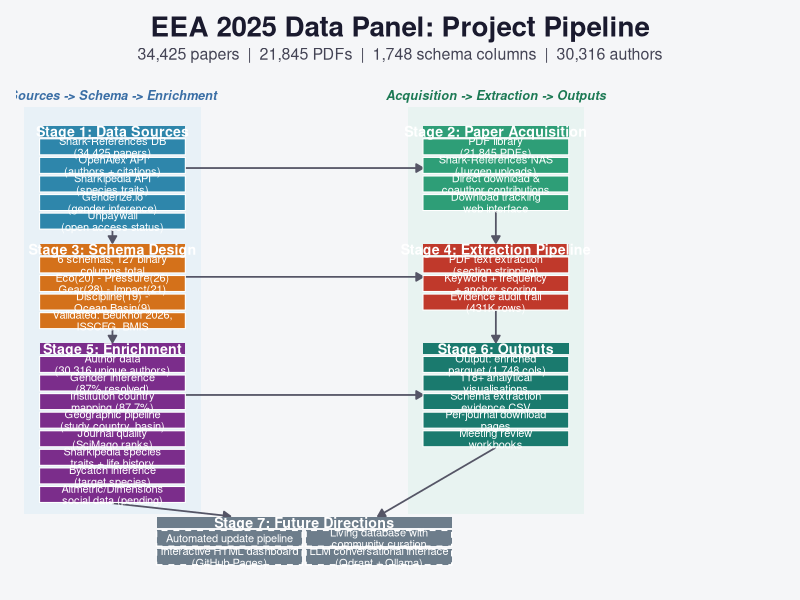
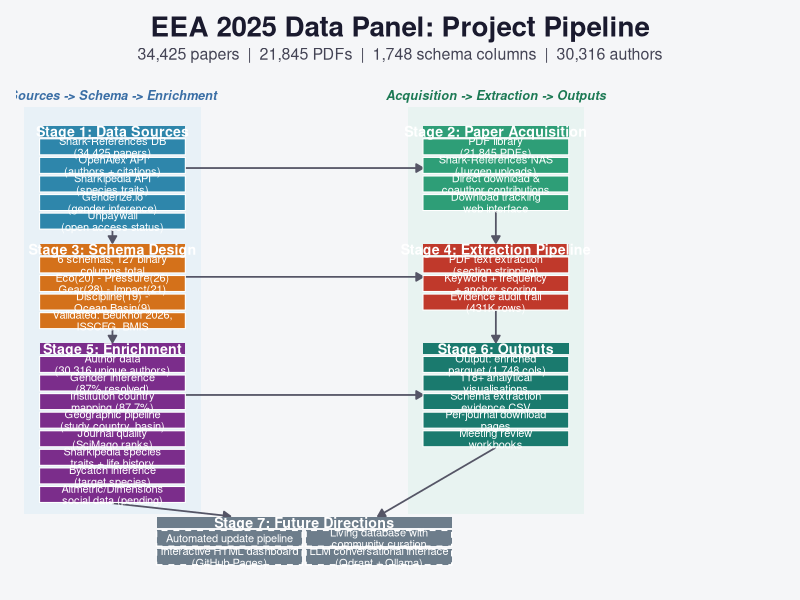

Source code (R) for these figures, in order:
## viz_pipeline_diagram.R
## EEA 2025 Data Panel — Project Pipeline Diagram
## Pure ggplot2 implementation using geom_rect, geom_segment, geom_text
## Output: outputs/figures/pipeline_diagram.{png,pdf}

library(ggplot2)

## -- Colour palette -----------------------------------------------------------
COL_SOURCE  <- "#2E86AB"   # blue       Stage 1: Data Sources
COL_ACQUIRE <- "#2E9E77"   # green      Stage 2: Paper Acquisition
COL_SCHEMA  <- "#D4711A"   # orange     Stage 3: Schema Design
COL_EXTRACT <- "#C0392B"   # red        Stage 4: Extraction Pipeline
COL_ENRICH  <- "#7B2D8B"   # purple     Stage 5: Enrichment
COL_OUTPUT  <- "#1A7A6E"   # teal       Stage 6: Outputs
COL_FUTURE  <- "#6D7D8B"   # slate-grey Stage 7: Future

COL_BG      <- "#F5F6F8"

## -- Layout constants ---------------------------------------------------------
BOX_W     <- 3.8   # box width
BOX_H     <- 0.60  # box height (each item)
BOX_VGAP  <- 0.10  # vertical gap between item boxes
HDR_H     <- 0.42  # stage header block height
STAGE_GAP <- 0.08  # gap between header bottom and first item (shrunk per tweak 4)
COL_GAP   <- 0.55  # space above stage N header (grown per tweak 4)

X_L <- 0.6          # left column x start
X_R <- 10.6         # right column x start
TOP <- 21.2         # y of top of Stage 1 & 2 header tops

## -- Helper: build item boxes for one stage -----------------------------------
make_boxes <- function(stage_id, x_left, y_hdr_top, items, fill_col) {
  n <- length(items)
  item_tops <- y_hdr_top - HDR_H - STAGE_GAP -
    (seq_len(n) - 1) * (BOX_H + BOX_VGAP)
  data.frame(
    stage = stage_id,
    label = items,
    xmin  = x_left,
    xmax  = x_left + BOX_W,
    ymin  = item_tops - BOX_H,
    ymax  = item_tops,
    xctr  = x_left + BOX_W / 2,
    yctr  = item_tops - BOX_H / 2,
    fill  = fill_col,
    stringsAsFactors = FALSE
  )
}

## Stage total height (header + items)
stage_total_h <- function(n_items) {
  HDR_H + STAGE_GAP + n_items * BOX_H + (n_items - 1) * BOX_VGAP
}

## -- Stage y_hdr_top values ---------------------------------------------------
N1 <- 5; N2 <- 4; N3 <- 4; N4 <- 3; N5 <- 8; N6 <- 5

yt1 <- TOP
yt2 <- TOP
yt3 <- yt1 - stage_total_h(N1) - COL_GAP
yt4 <- yt3                                  # Stage 4 aligned with Stage 3
yt5 <- yt3 - stage_total_h(N3) - COL_GAP
yt6 <- yt5                                  # Stage 6 aligned with Stage 5
## Stage 7 starts below the lower of stages 5 and 6
yt7 <- min(yt5 - stage_total_h(N5), yt6 - stage_total_h(N6)) - COL_GAP

## -- Stage 1: Data Sources ----------------------------------------------------
s1 <- make_boxes(1, X_L, yt1,
  c("Shark-References DB\n(34,425 papers)",
    "OpenAlex API\n(authors + citations)",
    "Sharkipedia API\n(species traits)",
    "Genderize.io\n(gender inference)",
    "Unpaywall\n(open access status)"),
  COL_SOURCE)

## -- Stage 2: Paper Acquisition -----------------------------------------------
s2 <- make_boxes(2, X_R, yt2,
  c("PDF library\n(21,845 PDFs)",
    "Shark-References NAS\n(Jurgen uploads)",
    "Direct download &\ncoauthor contributions",
    "Download tracking\nweb interface"),
  COL_ACQUIRE)

## -- Stage 3: Schema Design ---------------------------------------------------
s3 <- make_boxes(3, X_L, yt3,
  c("6 schemas, 127 binary\ncolumns total",
    "Eco(20) - Pressure(26)\nGear(28) - Impact(21)",
    "Discipline(19) -\nOcean Basin(9)",
    "Validated: Beukhof 2026,\nISSCFG, BMIS"),
  COL_SCHEMA)

## -- Stage 4: Extraction Pipeline (3 items, tweak 3) --------------------------
s4 <- make_boxes(4, X_R, yt4,
  c("PDF text extraction\n(section stripping)",
    "Keyword + frequency\n+ anchor scoring",
    "Evidence audit trail\n(431K rows)"),
  COL_EXTRACT)

## -- Stage 5: Enrichment (6 items, tweak 1 adds Altmetric) --------------------
s5 <- make_boxes(5, X_L, yt5,
  c("Author data\n(30,316 unique authors)",
    "Gender inference\n(87% resolved)",
    "Institution country\nmapping (87.7%)",
    "Geographic pipeline\n(study country, basin)",
    "Journal quality\n(SciMago ranks)",
    "Sharkipedia species\ntraits + life history",
    "Bycatch inference\n(target species)",
    "Altmetric/Dimensions\nsocial data (pending)"),
  COL_ENRICH)

## -- Stage 6: Outputs (5 items, tweak 2+3: moved parquet here, 118+) ----------
s6 <- make_boxes(6, X_R, yt6,
  c("Output: enriched\n.parquet (1,748 cols)",
    "118+ analytical\nvisualisations",
    "Schema extraction\nevidence CSV",
    "Per-journal download\npages",
    "Meeting review\nworkbooks"),
  COL_OUTPUT)

## -- Stage 7: Future Directions (2x2 layout, tweaks 6+8) ---------------------
## Tweak 6: normal width, centred
## Tweak 8: 2x2 layout with equal horizontal and vertical spacing

s7_vgap  <- BOX_VGAP           # vertical gap between rows (same as elsewhere)
s7_hgap  <- BOX_VGAP           # horizontal gap = vertical gap (tweak 8)
s7_bw    <- BOX_W              # same box width as other stages
s7_total_w <- 2 * s7_bw + s7_hgap
s7_x_centre <- (X_L + X_R + BOX_W) / 2
s7_x_left  <- s7_x_centre - s7_total_w / 2
s7_x_right <- s7_x_left + s7_bw + s7_hgap

yt7_item_top <- yt7 - HDR_H - STAGE_GAP

s7_items <- c(
  "Automated update pipeline",
  "Living database with\ncommunity curation",
  "Interactive HTML dashboard\n(GitHub Pages)",
  "LLM conversational interface\n(Qdrant + Ollama)"
)

## Row 1: items 1 (left) and 2 (right)
## Row 2: items 3 (left) and 4 (right)
s7 <- data.frame(
  stage = 7L,
  label = s7_items,
  xmin  = c(s7_x_left, s7_x_right, s7_x_left, s7_x_right),
  xmax  = c(s7_x_left + s7_bw, s7_x_right + s7_bw,
            s7_x_left + s7_bw, s7_x_right + s7_bw),
  ymin  = c(yt7_item_top - BOX_H,
            yt7_item_top - BOX_H,
            yt7_item_top - 2 * BOX_H - s7_vgap,
            yt7_item_top - 2 * BOX_H - s7_vgap),
  ymax  = c(yt7_item_top,
            yt7_item_top,
            yt7_item_top - BOX_H - s7_vgap,
            yt7_item_top - BOX_H - s7_vgap),
  fill  = COL_FUTURE,
  stringsAsFactors = FALSE
)
s7$xctr <- (s7$xmin + s7$xmax) / 2
s7$yctr <- (s7$ymin + s7$ymax) / 2

## Combine all boxes
all_boxes <- rbind(s1, s2, s3, s4, s5, s6, s7)

## -- Stage headers ------------------------------------------------------------
hdr_solo <- data.frame(
  label = c("Stage 1: Data Sources",
            "Stage 2: Paper Acquisition",
            "Stage 3: Schema Design",
            "Stage 4: Extraction Pipeline",
            "Stage 5: Enrichment",
            "Stage 6: Outputs"),
  xmin  = c(X_L, X_R, X_L, X_R, X_L, X_R),
  xmax  = c(X_L, X_R, X_L, X_R, X_L, X_R) + BOX_W,
  ymin  = c(yt1, yt2, yt3, yt4, yt5, yt6) - HDR_H,
  ymax  = c(yt1, yt2, yt3, yt4, yt5, yt6),
  xctr  = c(X_L, X_R, X_L, X_R, X_L, X_R) + BOX_W / 2,
  yctr  = c(yt1, yt2, yt3, yt4, yt5, yt6) - HDR_H / 2,
  fill  = c(COL_SOURCE, COL_ACQUIRE, COL_SCHEMA,
            COL_EXTRACT, COL_ENRICH, COL_OUTPUT),
  stringsAsFactors = FALSE
)

## Stage 7 header: normal width, centred (tweak 6)
hdr_s7 <- data.frame(
  label = "Stage 7: Future Directions",
  xmin  = s7_x_left,
  xmax  = s7_x_right + s7_bw,
  ymin  = yt7 - HDR_H,
  ymax  = yt7,
  xctr  = s7_x_centre,
  yctr  = yt7 - HDR_H / 2,
  fill  = COL_FUTURE,
  stringsAsFactors = FALSE
)

## -- Arrows -------------------------------------------------------------------
## Tweak 4: vertical arrows go to the STAGE HEADER box, not to first item
## Tweak 5: S5 & S6 arrows go to the Stage 7 header box

x_l_mid <- X_L + BOX_W / 2
x_r_mid <- X_R + BOX_W / 2

## Vertical midpoints of each stage (header + items combined)
s1_vmid <- (yt1 + min(s1$ymin)) / 2
s2_vmid <- (yt2 + min(s2$ymin)) / 2
s3_vmid <- (yt3 + min(s3$ymin)) / 2
s4_vmid <- (yt4 + min(s4$ymin)) / 2
s5_vmid <- (yt5 + min(s5$ymin)) / 2
s6_vmid <- (yt6 + min(s6$ymin)) / 2

## Horizontal arrows at the vertical centre of the RIGHT stage (shorter one)
## so the arrow intersects the down-arrow at its midpoint
h_y_12 <- s2_vmid    # S1->S2: centre of S2
h_y_34 <- s4_vmid    # S3->S4: centre of S4
h_y_56 <- s6_vmid    # S5->S6: centre of S6

arrows_df <- data.frame(
  x    = c(
    ## Left-column vertical arrows (to stage header boxes)
    x_l_mid,                         # S1 bottom -> S3 header top
    x_l_mid,                         # S3 bottom -> S5 header top
    ## Right-column vertical arrows
    x_r_mid,                         # S2 bottom -> S4 header top
    x_r_mid,                         # S4 bottom -> S6 header top
    ## Horizontal cross arrows
    X_L + BOX_W,                     # S1 -> S2
    X_L + BOX_W,                     # S3 -> S4
    X_L + BOX_W,                     # S5 -> S6
    ## S5 & S6 -> S7 header
    x_l_mid,                         # S5 bottom -> S7 header top
    x_r_mid                          # S6 bottom -> S7 header top
  ),
  y    = c(
    min(s1$ymin) - 0.03,
    min(s3$ymin) - 0.03,
    min(s2$ymin) - 0.03,
    min(s4$ymin) - 0.03,
    h_y_12,
    h_y_34,
    h_y_56,
    min(s5$ymin) - 0.03,
    min(s6$ymin) - 0.03
  ),
  xend = c(
    x_l_mid,
    x_l_mid,
    x_r_mid,
    x_r_mid,
    X_R,
    X_R,
    X_R,
    s7_x_centre - s7_total_w / 4,
    s7_x_centre + s7_total_w / 4
  ),
  yend = c(
    yt3 + 0.03,                      # -> S3 header top
    yt5 + 0.03,                      # -> S5 header top
    yt4 + 0.03,                      # -> S4 header top
    yt6 + 0.03,                      # -> S6 header top
    h_y_12,                           # horizontal: same y
    h_y_34,
    h_y_56,
    yt7 + 0.03,                      # -> S7 header top
    yt7 + 0.03
  ),
  stringsAsFactors = FALSE
)

## -- Canvas limits ------------------------------------------------------------
y_lo <- min(s7$ymin) - 0.7
y_hi <- TOP + 1.6

## -- Build ggplot -------------------------------------------------------------
p <- ggplot() +
  theme_void() +
  theme(
    plot.background  = element_rect(fill = COL_BG, colour = NA),
    panel.background = element_rect(fill = COL_BG, colour = NA),
    plot.title    = element_text(
      size = 20, face = "bold", colour = "#1A1A2E",
      hjust = 0.5, margin = margin(b = 3)),
    plot.subtitle = element_text(
      size = 11.5, colour = "#444455",
      hjust = 0.5, margin = margin(b = 14)),
    plot.margin   = margin(12, 12, 12, 12)
  ) +
  labs(
    title    = "EEA 2025 Data Panel: Project Pipeline",
    subtitle = "34,425 papers  |  21,845 PDFs  |  1,748 schema columns  |  30,316 authors"
  ) +
  coord_cartesian(xlim = c(0, 20), ylim = c(y_lo, y_hi), expand = FALSE) +

  ## -- Subtle column lane shading ---------------------------------------------
  annotate("rect",
    xmin = X_L - 0.4, xmax = X_L + BOX_W + 0.4,
    ymin = yt7 + 0.1, ymax = y_hi - 0.9,
    fill = "#D6E8F5", colour = NA, alpha = 0.4) +
  annotate("rect",
    xmin = X_R - 0.4, xmax = X_R + BOX_W + 0.4,
    ymin = yt7 + 0.1, ymax = y_hi - 0.9,
    fill = "#D5EFE6", colour = NA, alpha = 0.4) +

  ## -- Column lane labels -----------------------------------------------------
  annotate("text",
    x = X_L + BOX_W / 2, y = y_hi - 0.45,
    label = "Sources -> Schema -> Enrichment",
    colour = "#3A6EA5", size = 3.2, fontface = "bold.italic", hjust = 0.5) +
  annotate("text",
    x = X_R + BOX_W / 2, y = y_hi - 0.45,
    label = "Acquisition -> Extraction -> Outputs",
    colour = "#1D7A55", size = 3.2, fontface = "bold.italic", hjust = 0.5) +

  ## -- Arrows (behind boxes) --------------------------------------------------
  geom_segment(
    data = arrows_df,
    aes(x = x, y = y, xend = xend, yend = yend),
    arrow     = arrow(length = unit(0.20, "cm"), type = "closed"),
    colour    = "#555566",
    linewidth = 0.6,
    lineend   = "butt"
  ) +

  ## -- Stage header boxes (stages 1-6) ----------------------------------------
  geom_rect(
    data = hdr_solo,
    aes(xmin = xmin, xmax = xmax, ymin = ymin, ymax = ymax, fill = fill),
    colour = NA, show.legend = FALSE
  ) +
  ## Stage 7 header
  geom_rect(
    data = hdr_s7,
    aes(xmin = xmin, xmax = xmax, ymin = ymin, ymax = ymax),
    fill = COL_FUTURE, colour = NA
  ) +

  ## -- Item boxes (stages 1-6, solid) -----------------------------------------
  geom_rect(
    data = all_boxes[all_boxes$stage != 7L, ],
    aes(xmin = xmin, xmax = xmax, ymin = ymin, ymax = ymax, fill = fill),
    colour = "white", linewidth = 0.35, show.legend = FALSE
  ) +

  ## -- Stage 7 item boxes (dashed) --------------------------------------------
  geom_rect(
    data = all_boxes[all_boxes$stage == 7L, ],
    aes(xmin = xmin, xmax = xmax, ymin = ymin, ymax = ymax),
    fill = COL_FUTURE, colour = "white",
    linewidth = 0.5, linetype = "dashed", show.legend = FALSE
  ) +

  ## -- Item box labels --------------------------------------------------------
  geom_text(
    data = all_boxes,
    aes(x = xctr, y = yctr, label = label),
    colour = "white", size = 2.8, lineheight = 0.88,
    hjust = 0.5, fontface = "plain"
  ) +

  ## -- Stage header labels (1-6) ----------------------------------------------
  geom_text(
    data = hdr_solo,
    aes(x = xctr, y = yctr, label = label),
    colour = "white", size = 3.6, fontface = "bold", hjust = 0.5
  ) +
  ## Stage 7 header label
  annotate("text",
    x = hdr_s7$xctr, y = hdr_s7$yctr,
    label = "Stage 7: Future Directions",
    colour = "white", size = 3.6, fontface = "bold", hjust = 0.5
  ) +

  scale_fill_identity()

## -- Save ---------------------------------------------------------------------
out_dir <- file.path(
  "/media/simon/data/Documents/Si Work/PostDoc Work/EEA/2025/Data Panel",
  "outputs", "figures"
)

ggsave(file.path(out_dir, "pipeline_diagram.png"), plot = p,
       width = 18, height = 14, dpi = 300, bg = "white")
ggsave(file.path(out_dir, "pipeline_diagram.pdf"), plot = p,
       width = 18, height = 14, bg = "white", device = "pdf")

cat("Saved pipeline_diagram.png and .pdf\n")
